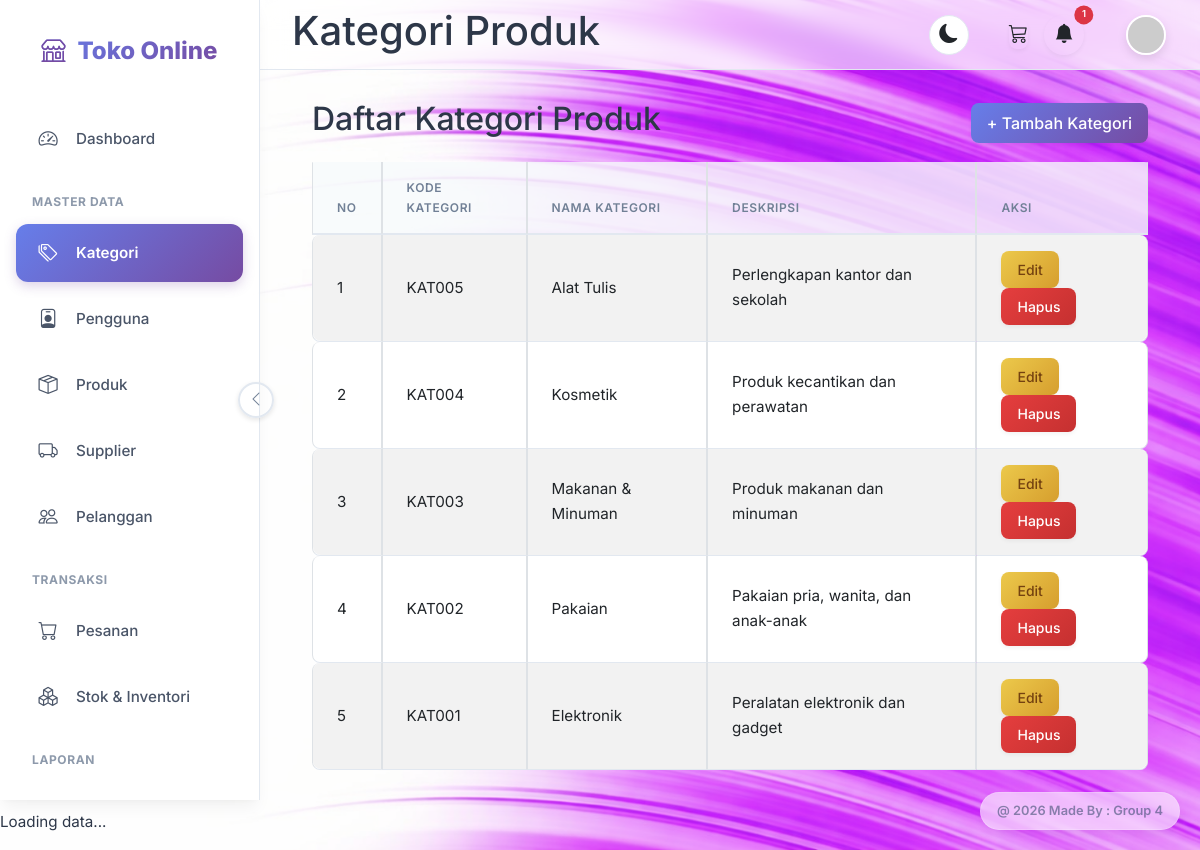
The page /kategori_produk/index.php (signed in) on the database its author committed.
### tables this page shows
CREATE TABLE `kategori_produk` (
  `id` int(11) NOT NULL,
  `kode_kategori` varchar(20) NOT NULL,
  `nama_kategori` varchar(100) NOT NULL,
  `deskripsi` text DEFAULT NULL,
  `created_at` timestamp NOT NULL DEFAULT current_timestamp()
);

### kategori_produk/index.php (the view, shortened to what this page needs)
<?php
require_once '../config/database.php';
$result = mysqli_query($connection, "SELECT * FROM `kategori_produk` ORDER BY id DESC");
?>
<?php include '../views/' . $THEME . '/header.php'; ?>
<?php include '../views/' . $THEME . '/sidebar.php'; ?>
<?php include '../views/' . $THEME . '/topnav.php'; ?>
<?php include '../views/' . $THEME . '/upper_block.php'; ?>
<div class="d-flex justify-content-between align-items-center mb-3">
    <h2>Daftar Kategori Produk</h2>
    <a href="add.php" class="btn btn-primary">+ Tambah Kategori</a>
</div>
<?php if (mysqli_num_rows($result) > 0): ?>
    <div class="table-responsive">
        <table class="table table-striped table-bordered">
            <thead>
                <tr>
                    <th>No</th>
                    <th>Kode Kategori</th>
                    <th>Nama Kategori</th>
                    <th>Deskripsi</th>
                    <th>Aksi</th>
                </tr>
            </thead>
            <tbody>
                <?php
                $no = 1;
                while ($row = mysqli_fetch_assoc($result)):
                    ?>
                    <tr>
                        <td><?= $no++ ?></td>
                        <td><?= htmlspecialchars($row['kode_kategori']) ?></td>
                        <td><?= htmlspecialchars($row['nama_kategori']) ?></td>
                        <td><?= htmlspecialchars($row['deskripsi']) ?></td>
                        <td>
                            <a href="edit.php?id=<?= $row['id'] ?>" class="btn btn-sm btn-warning">Edit</a>
                            <a href="delete.php?id=<?= $row['id'] ?>" class="btn btn-sm btn-danger"
                                onclick="confirmAction(event, this.href, 'Yakin hapus kategori ini?'); return false;">Hapus</a>
                        </td>
                    </tr>
                <?php endwhile; ?>
            </tbody>
        </table>
    </div>
<?php else: ?>
    <div class="alert alert-info">Belum ada data kategori produk.</div>
<?php endif; ?>
<?php include '../views/' . $THEME . '/lower_block.php'; ?>
<?php include '../views/' . $THEME . '/footer.php'; ?>

### assets/default/css/style.css (style rules this page uses)
:root { --primary-gradient: linear-gradient(135deg, #667eea 0%, #764ba2 100%); --primary-color: #667eea; --secondary-color: #a0aec0; --success-bg: #c6f6d5; --success-text: #22543d; --warning-bg: #feebc8; --warning-text: #744210; --danger-bg: #fed7d7; --danger-text: #822727; --info-bg: #bee3f8; --info-text: #2c5282; --bg-body: #f8f9fe; --bg-card: #ffffff; --text-main: #2d3748; --text-muted: #718096; --sidebar-bg: rgba(255, 255, 255, 0.7); --sidebar-text: #4a5568; --sidebar-hover-bg: rgba(247, 250, 252, 0.8); --sidebar-active-bg: rgba(235, 244, 255, 0.8); --sidebar-active-text: #5a67d8; --border-color: #e2e8f0; --card-shadow: 0 10px 15px -3px rgba(0, 0, 0, 0.05), 0 4px 6px -2px rgba(0, 0, 0, 0.025); --hover-shadow: 0 20px 25px -5px rgba(0, 0, 0, 0.1), 0 10px 10px -5px rgba(0, 0, 0, 0.04); --font-family: 'Inter', system-ui, -apple-system, sans-serif; --border-radius: 1rem; --transition-speed: 0.3s cubic-bezier(0.4, 0, 0.2, 1); }
html { scrollbar-width: none; -ms-overflow-style: none; }
body { font-family: var(--font-family); background-color: var(--bg-body); color: var(--text-main); font-size: 0.95rem; transition: background-color 0.3s ease, color 0.3s ease; -webkit-font-smoothing: antialiased; line-height: 1.6; background-image: url('../images/bg-light.png'); background-size: cover; background-position: center; background-attachment: fixed; background-repeat: no-repeat; }
.btn { border-radius: 0.5rem; font-weight: 500; padding: 0.5rem 1rem; transition: all 0.2s; border: none; box-shadow: 0 2px 4px rgba(0, 0, 0, 0.05); }
.btn-primary { background: var(--primary-gradient); color: white; border: none; }
.btn-danger { background: linear-gradient(135deg, #e53e3e 0%, #c53030 100%); color: white; }
.btn-warning { background: linear-gradient(135deg, #ecc94b 0%, #d69e2e 100%); color: #744210; }
.table-responsive { border-radius: var(--border-radius); overflow: hidden; }
.table { margin-bottom: 0; color: var(--text-main); border-collapse: separate; border-spacing: 0; }
.table thead th { background-color: var(--sidebar-hover-bg); border-bottom: 2px solid var(--border-color); color: var(--text-muted); font-weight: 600; text-transform: uppercase; font-size: 0.75rem; letter-spacing: 0.05em; padding: 1rem 1.5rem; }
.table td { padding: 1rem 1.5rem; vertical-align: middle; border-bottom: 1px solid var(--border-color); transition: background 0.2s; }
.table td:first-child { border-top-left-radius: 8px; border-bottom-left-radius: 8px; }
.table td:last-child { border-top-right-radius: 8px; border-bottom-right-radius: 8px; }

### rows shown on the page
kategori_produk: kode_kategori "KAT005", nama_kategori "Alat Tulis", deskripsi "Perlengkapan kantor dan sekolah"
kategori_produk: kode_kategori "KAT004", nama_kategori "Kosmetik", deskripsi "Produk kecantikan dan perawatan"
kategori_produk: kode_kategori "KAT003", nama_kategori "Makanan & Minuman", deskripsi "Produk makanan dan minuman"
kategori_produk: kode_kategori "KAT002", nama_kategori "Pakaian", deskripsi "Pakaian pria, wanita, dan anak-anak"
kategori_produk: kode_kategori "KAT001", nama_kategori "Elektronik", deskripsi "Peralatan elektronik dan gadget"

### other values the page prints
count($notifs) "1"
